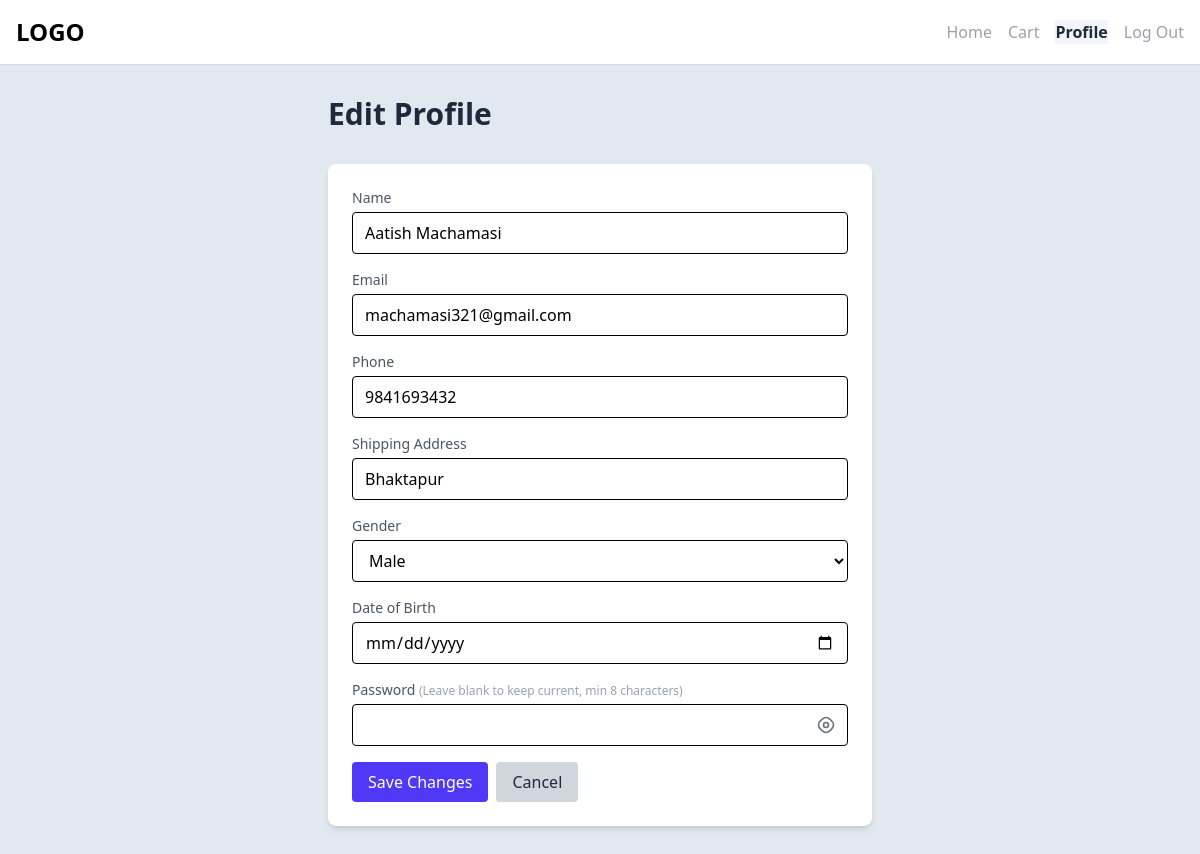
Page /user/edit-profile.php (signed in) on the committed database.
### tables this page shows
CREATE TABLE `users` (
  `user_id` int(11) NOT NULL,
  `username` varchar(100) NOT NULL,
  `email` varchar(100) NOT NULL,
  `password` varchar(255) NOT NULL,
  `shipping_address` varchar(100) NOT NULL,
  `phone` varchar(15) DEFAULT NULL,
  `gender` enum('male','female') NOT NULL DEFAULT 'male',
  `dob` datetime DEFAULT NULL,
  `role` enum('user','admin') DEFAULT 'user',
  `status` enum('active','inactive') DEFAULT 'active',
  `created_at` timestamp NOT NULL DEFAULT current_timestamp(),
  `last_logged_in` timestamp NULL DEFAULT NULL
);

### user/edit-profile.php (the view, shortened to what this page needs)
<?php
require '../config/db.php';
$user_id = $_SESSION['user_id'];
$userResult = mysqli_query($conn, "SELECT * FROM users WHERE user_id = $user_id");
$user = mysqli_fetch_assoc($userResult);
?>
<!DOCTYPE html>
<html lang="en">
<head>
    <?php require '../components/link_imports.php'; ?>
</head>
<body class="bg-slate-200">
    <?php
    include '../components/user_nav.php';
    ?>
    <section>
        <div class="max-w-xl mx-auto px-4 py-8">
            <h1 class="text-3xl font-bold text-gray-800 mb-8">Edit Profile</h1>
            <div class="bg-white rounded-lg shadow-md p-6">
                <form method="POST" action="">
                    <div class="mb-4">
                        <label class="block text-sm font-medium text-gray-600 mb-1">Name</label>
                        <input type="text" name="username" value="<?php echo htmlspecialchars($user['username']); ?>" required class="w-full px-3 py-2 border rounded focus:outline-none focus:ring-2 focus:ring-indigo-500">
                    </div>
                    <div class="mb-4">
                        <label class="block text-sm font-medium text-gray-600 mb-1">Email</label>
                        <input type="email" name="email" value="<?php echo htmlspecialchars($user['email']); ?>" required class="w-full px-3 py-2 border rounded focus:outline-none focus:ring-2 focus:ring-indigo-500">
                    </div>
                    <div class="mb-4">
                        <label class="block text-sm font-medium text-gray-600 mb-1">Phone</label>
                        <input type="text" name="phone" value="<?php echo isset($user['phone']) ? htmlspecialchars($user['phone']) : ''; ?>" class="w-full px-3 py-2 border rounded focus:outline-none focus:ring-2 focus:ring-indigo-500">
                    </div>
                    <div class="mb-4">
                        <label class="block text-sm font-medium text-gray-600 mb-1">Shipping Address</label>
                        <input type="text" name="shipping_address" value="<?php echo isset($user['shipping_address']) ? htmlspecialchars($user['shipping_address']) : ''; ?>" class="w-full px-3 py-2 border rounded focus:outline-none focus:ring-2 focus:ring-indigo-500">
                    </div>
                    <div class="mb-4">
                        <label class="block text-sm font-medium text-gray-600 mb-1">Gender</label>
                        <select name="gender" class="w-full px-3 py-2 border rounded focus:outline-none focus:ring-2 focus:ring-indigo-500">
                            <option value="male" <?php echo ($user['gender'] === 'male') ? 'selected' : ''; ?>>Male</option>
                        </select>
                    </div>
                    <div class="mb-4">
                        <label class="block text-sm font-medium text-gray-600 mb-1">Date of Birth</label>
                        <input type="date" name="dob" value="<?php echo isset($user['dob']) && $user['dob'] ? date('Y-m-d', strtotime($user['dob'])) : ''; ?>" class="w-full px-3 py-2 border rounded focus:outline-none focus:ring-2 focus:ring-indigo-500">
                    </div>
                    <div class="mb-4">
                        <label class="block text-sm font-medium text-gray-600 mb-1">
                            Password <span class="text-xs text-gray-400">(Leave blank to keep current, min 8 characters)</span>
                        </label>
                        <div class="relative">
                            <input
                                type="password"
                                name="password"
                                id="password"
                                class="w-full px-3 py-2 border rounded focus:outline-none focus:ring-2 focus:ring-indigo-500 pr-10"
                                autocomplete="new-password"
                                minlength="8"
                            >
                            <button type="button" id="toggle-password" tabindex="-1" class="absolute inset-y-0 right-0 px-3 flex items-center text-gray-500 focus:outline-none" aria-label="Show password">
                            </button>
                        </div>
                    </div>
                    <div class="flex space-x-2">
                        <button type="submit" class="bg-indigo-600 text-white px-4 py-2 rounded hover:bg-indigo-700">Save Changes</button>
                        <a href="profile.php" class="bg-gray-300 text-gray-800 px-4 py-2 rounded hover:bg-gray-400">Cancel</a>
                    </div>
                </form>
            </div>
        </div>
    </section>
</body>
</html>

### rows in the picture
users: username "Aatish Machamasi", email "machamasi321@gmail.com", phone "9841693432", shipping_address "Bhaktapur", gender "Male"
